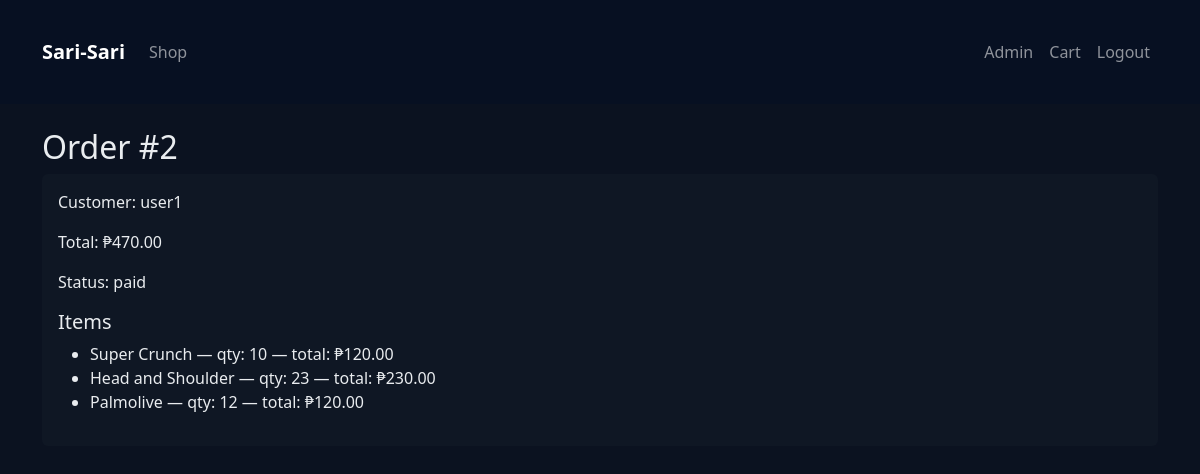
The app's page /admin/orders/2 (signed in) with its own data.
### app.py (models this page shows)
class Order(db.Model):
    id = db.Column(db.Integer, primary_key=True)
    customer_name = db.Column(db.String(160), nullable=True)
    total = db.Column(db.Float, nullable=False, default=0.0)
    status = db.Column(db.String(30), nullable=False, default="pending")
    created_at = db.Column(db.String(80), default=lambda: datetime.utcnow().isoformat())

class OrderItem(db.Model):
    id = db.Column(db.Integer, primary_key=True)
    order_id = db.Column(db.Integer, db.ForeignKey("order.id"))
    product_id = db.Column(db.Integer, db.ForeignKey("product.id"))
    quantity = db.Column(db.Integer, default=1)
    product_name = db.Column(db.String(200))
    price = db.Column(db.Float, default=0.0)
    total = db.Column(db.Float, default=0.0)
    product = db.relationship("Product", lazy="joined")

### app.py (the view)
@app.route("/admin/orders/<int:order_id>")
@login_required
@admin_required
def admin_order_detail(order_id):
    order = db.session.get(Order, order_id)
    if not order:
        abort(404)
    items = OrderItem.query.filter_by(order_id=order.id).all()
    return render_template("admin_order_detail.html", order=order, items=items)

### app.py (called while the page is built)
@login_manager.user_loader
def load_user(user_id):
    try:
        return db.session.get(User, int(user_id))
    except Exception:
        return None

def admin_required(func):
    @wraps(func)
    def wrapper(*args, **kwargs):
        if not current_user.is_authenticated or current_user.role != "admin":
            abort(403)
        return func(*args, **kwargs)
    return wrapper

### templates/admin_order_detail.html (shortened to what this page needs)
{% extends "base.html" %}
{% block content %}
<h2>Order #{{ order.id }}</h2>
<div class="card p-3">
  <p>Customer: {{ order.customer_name }}</p>
  <p>Total: ₱{{ "%.2f"|format(order.total) }}</p>
  <p>Status: {{ order.status }}</p>
  <h5>Items</h5>
  <ul>
    {% for it in items %}
      <li>{{ it.product_name }} — qty: {{ it.quantity }} — total: ₱{{ "%.2f"|format(it.total) }}</li>
    {% endfor %}
  </ul>
</div>
{% endblock %}

### templates/base.html (style rules this page uses)
body { background:#0b1220; color:#e9ecef; min-height:100vh; }
.card { background:#0f1724; border: none; color:#e9ecef; }

### records on screen
Order: id "2", customer_name "user1", total "470.00", status "paid"
OrderItem: product_name "Super Crunch", quantity "10", total "120.00"
OrderItem: product_name "Head and Shoulder", quantity "23", total "230.00"
OrderItem: product_name "Palmolive", quantity "12", total "120.00"
